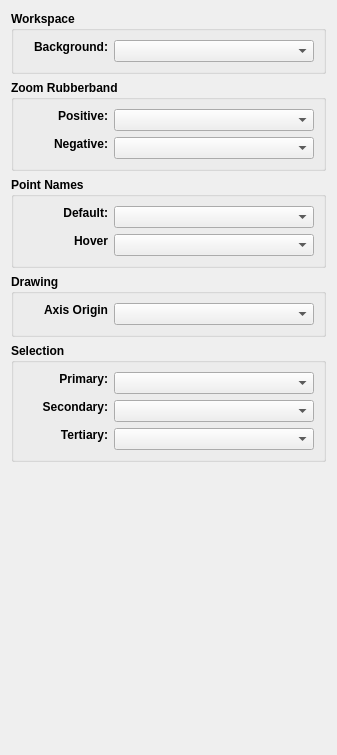
     <widget class="QWidget" name="colorsTab">
      <attribute name="title">
       <string>Colors</string>
      </attribute>
      <layout class="QVBoxLayout" name="verticalLayout_18">
       <item>
        <widget class="QGroupBox" name="groupBox">
         <property name="sizePolicy">
          <sizepolicy hsizetype="Expanding" vsizetype="Preferred">
           <horstretch>0</horstretch>
           <verstretch>0</verstretch>
          </sizepolicy>
         </property>
         <property name="minimumSize">
          <size>
           <width>0</width>
           <height>0</height>
          </size>
         </property>
         <property name="font">
          <font>
           <pointsize>9</pointsize>
           <bold>true</bold>
          </font>
         </property>
         <property name="title">
          <string>Workspace</string>
         </property>
         <layout class="QVBoxLayout" name="verticalLayout_26">
          <item>
           <layout class="QFormLayout" name="formLayout_12">
            <item row="0" column="0">
             <widget class="QLabel" name="bgColor_Label">
              <property name="sizePolicy">
               <sizepolicy hsizetype="Preferred" vsizetype="Fixed">
                <horstretch>0</horstretch>
                <verstretch>0</verstretch>
               </sizepolicy>
              </property>
              <property name="minimumSize">
               <size>
                <width>85</width>
                <height>0</height>
               </size>
              </property>
              <property name="maximumSize">
               <size>
                <width>16777215</width>
                <height>16777215</height>
               </size>
              </property>
              <property name="text">
               <string>Background:</string>
              </property>
              <property name="alignment">
               <set>Qt::AlignRight|Qt::AlignTrailing|Qt::AlignVCenter</set>
              </property>
             </widget>
            </item>
            <item row="0" column="1">
             <widget class="ColorComboBox" name="bgColor_ComboBox">
              <property name="sizePolicy">
               <sizepolicy hsizetype="Preferred" vsizetype="Fixed">
                <horstretch>0</horstretch>
                <verstretch>0</verstretch>
               </sizepolicy>
              </property>
              <property name="minimumSize">
               <size>
                <width>200</width>
                <height>0</height>
               </size>
              </property>
              <property name="maximumSize">
               <size>
                <width>0</width>
                <height>16777215</height>
               </size>
              </property>
              <property name="styleSheet">
               <string notr="true"/>
              </property>
              <property name="maxVisibleItems">
               <number>15</number>
              </property>
              <property name="iconSize">
               <size>
                <width>40</width>
                <height>14</height>
               </size>
              </property>
             </widget>
            </item>
           </layout>
          </item>
         </layout>
        </widget>
       </item>
       <item>
        <widget class="QGroupBox" name="zoomRubberBandGroupBox">
         <property name="sizePolicy">
          <sizepolicy hsizetype="Expanding" vsizetype="Preferred">
           <horstretch>0</horstretch>
           <verstretch>0</verstretch>
          </sizepolicy>
         </property>
         <property name="minimumSize">
          <size>
           <width>0</width>
           <height>0</height>
          </size>
         </property>
         <property name="maximumSize">
          <size>
           <width>16777215</width>
           <height>16777215</height>
          </size>
         </property>
         <property name="font">
          <font>
           <pointsize>9</pointsize>
           <bold>true</bold>
          </font>
         </property>
         <property name="title">
          <string>Zoom Rubberband</string>
         </property>
         <layout class="QVBoxLayout" name="verticalLayout_12">
          <item>
           <layout class="QFormLayout" name="formLayout">
            <item row="0" column="0">
             <widget class="QLabel" name="zrbPositiveColorLabel">
              <property name="sizePolicy">
               <sizepolicy hsizetype="Preferred" vsizetype="Fixed">
                <horstretch>0</horstretch>
                <verstretch>0</verstretch>
               </sizepolicy>
              </property>
              <property name="minimumSize">
               <size>
                <width>85</width>
                <height>0</height>
               </size>
              </property>
              <property name="font">
               <font>
                <pointsize>9</pointsize>
                <bold>true</bold>
               </font>
              </property>
              <property name="text">
               <string>Positive:</string>
              </property>
              <property name="alignment">
               <set>Qt::AlignRight|Qt::AlignTrailing|Qt::AlignVCenter</set>
              </property>
             </widget>
            </item>
            <item row="0" column="1">
             <widget class="ColorComboBox" name="zrbPositiveColor_ComboBox">
              <property name="sizePolicy">
               <sizepolicy hsizetype="Preferred" vsizetype="Fixed">
                <horstretch>0</horstretch>
                <verstretch>0</verstretch>
               </sizepolicy>
              </property>
              <property name="minimumSize">
               <size>
                <width>200</width>
                <height>0</height>
               </size>
              </property>
              <property name="maximumSize">
               <size>
                <width>0</width>
                <height>16777215</height>
               </size>
              </property>
              <property name="styleSheet">
               <string notr="true"/>
              </property>
              <property name="maxVisibleItems">
               <number>15</number>
              </property>
              <property name="iconSize">
               <size>
                <width>40</width>
                <height>14</height>
               </size>
              </property>
             </widget>
            </item>
            <item row="1" column="0">
             <widget class="QLabel" name="zrbNegativeColorLabel">
              <property name="sizePolicy">
               <sizepolicy hsizetype="Preferred" vsizetype="Fixed">
                <horstretch>0</horstretch>
                <verstretch>0</verstretch>
               </sizepolicy>
              </property>
              <property name="minimumSize">
               <size>
                <width>85</width>
                <height>0</height>
               </size>
              </property>
              <property name="maximumSize">
               <size>
                <width>16777215</width>
                <height>16777215</height>
               </size>
              </property>
              <property name="font">
               <font>
                <pointsize>9</pointsize>
                <bold>true</bold>
               </font>
              </property>
              <property name="text">
               <string>Negative:</string>
              </property>
              <property name="alignment">
               <set>Qt::AlignRight|Qt::AlignTrailing|Qt::AlignVCenter</set>
              </property>
             </widget>
            </item>
            <item row="1" column="1">
             <widget class="ColorComboBox" name="zrbNegativeColor_ComboBox">
              <property name="sizePolicy">
               <sizepolicy hsizetype="Preferred" vsizetype="Fixed">
                <horstretch>0</horstretch>
                <verstretch>0</verstretch>
               </sizepolicy>
              </property>
              <property name="maximumSize">
               <size>
                <width>200</width>
                <height>16777215</height>
               </size>
              </property>
              <property name="styleSheet">
               <string notr="true"/>
              </property>
              <property name="maxVisibleItems">
               <number>15</number>
              </property>
              <property name="iconSize">
               <size>
                <width>40</width>
                <height>14</height>
               </size>
              </property>
             </widget>
            </item>
           </layout>
          </item>
         </layout>
        </widget>
       </item>
       <item>
        <widget class="QGroupBox" name="pointNames_GroupBox">
         <property name="sizePolicy">
          <sizepolicy hsizetype="Expanding" vsizetype="Preferred">
           <horstretch>0</horstretch>
           <verstretch>0</verstretch>
          </sizepolicy>
         </property>
         <property name="minimumSize">
          <size>
           <width>0</width>
           <height>0</height>
          </size>
         </property>
         <property name="maximumSize">
          <size>
           <width>16777215</width>
           <height>16777215</height>
          </size>
         </property>
         <property name="font">
          <font>
           <pointsize>9</pointsize>
           <bold>true</bold>
          </font>
         </property>
         <property name="title">
          <string>Point Names</string>
         </property>
         <layout class="QVBoxLayout" name="verticalLayout_13">
          <item>
           <layout class="QFormLayout" name="formLayout_7">
            <item row="0" column="0">
             <widget class="QLabel" name="pontNameColor_Label">
              <property name="sizePolicy">
               <sizepolicy hsizetype="Preferred" vsizetype="Fixed">
                <horstretch>0</horstretch>
                <verstretch>0</verstretch>
               </sizepolicy>
              </property>
              <property name="minimumSize">
               <size>
                <width>85</width>
                <height>0</height>
               </size>
              </property>
              <property name="font">
               <font>
                <pointsize>9</pointsize>
                <bold>true</bold>
               </font>
              </property>
              <property name="text">
               <string>Default:</string>
              </property>
              <property name="alignment">
               <set>Qt::AlignRight|Qt::AlignTrailing|Qt::AlignVCenter</set>
              </property>
             </widget>
            </item>
            <item row="0" column="1">
             <widget class="ColorComboBox" name="pointNameColor_ComboBox">
              <property name="sizePolicy">
               <sizepolicy hsizetype="Preferred" vsizetype="Fixed">
                <horstretch>0</horstretch>
                <verstretch>0</verstretch>
               </sizepolicy>
              </property>
              <property name="maximumSize">
               <size>
                <width>200</width>
                <height>16777215</height>
               </size>
              </property>
              <property name="styleSheet">
               <string notr="true"/>
              </property>
              <property name="maxVisibleItems">
               <number>15</number>
              </property>
              <property name="iconSize">
               <size>
                <width>40</width>
                <height>14</height>
               </size>
              </property>
             </widget>
            </item>
            <item row="1" column="0">
             <widget class="QLabel" name="pontNameHoverColor_Label">
              <property name="sizePolicy">
               <sizepolicy hsizetype="Preferred" vsizetype="Fixed">
                <horstretch>0</horstretch>
                <verstretch>0</verstretch>
               </sizepolicy>
              </property>
              <property name="minimumSize">
               <size>
                <width>85</width>
                <height>0</height>
               </size>
              </property>
              <property name="maximumSize">
               <size>
                <width>16777215</width>
                <height>16777215</height>
               </size>
              </property>
              <property name="font">
               <font>
                <pointsize>9</pointsize>
                <bold>true</bold>
               </font>
              </property>
              <property name="text">
               <string>Hover</string>
              </property>
              <property name="alignment">
               <set>Qt::AlignRight|Qt::AlignTrailing|Qt::AlignVCenter</set>
              </property>
             </widget>
            </item>
            <item row="1" column="1">
             <widget class="ColorComboBox" name="pointNameHoverColor_ComboBox">
              <property name="sizePolicy">
               <sizepolicy hsizetype="Preferred" vsizetype="Fixed">
                <horstretch>0</horstretch>
                <verstretch>0</verstretch>
               </sizepolicy>
              </property>
              <property name="maximumSize">
               <size>
                <width>200</width>
                <height>16777215</height>
               </size>
              </property>
              <property name="styleSheet">
               <string notr="true"/>
              </property>
              <property name="maxVisibleItems">
               <number>15</number>
              </property>
              <property name="iconSize">
               <size>
                <width>40</width>
                <height>14</height>
               </size>
              </property>
             </widget>
            </item>
           </layout>
          </item>
         </layout>
        </widget>
       </item>
       <item>
        <widget class="QGroupBox" name="drawing_GroupBox">
         <property name="sizePolicy">
          <sizepolicy hsizetype="Expanding" vsizetype="Preferred">
           <horstretch>0</horstretch>
           <verstretch>0</verstretch>
          </sizepolicy>
         </property>
         <property name="minimumSize">
          <size>
           <width>0</width>
           <height>0</height>
          </size>
         </property>
         <property name="maximumSize">
          <size>
           <width>16777215</width>
           <height>16777215</height>
          </size>
         </property>
         <property name="font">
          <font>
           <pointsize>9</pointsize>
           <bold>true</bold>
          </font>
         </property>
         <property name="title">
          <string>Drawing</string>
         </property>
         <layout class="QVBoxLayout" name="verticalLayout_14">
          <item>
           <layout class="QFormLayout" name="formLayout_8">
            <item row="0" column="0">
             <widget class="QLabel" name="axisOrginColor_Label">
              <property name="sizePolicy">
               <sizepolicy hsizetype="Preferred" vsizetype="Fixed">
                <horstretch>0</horstretch>
                <verstretch>0</verstretch>
               </sizepolicy>
              </property>
              <property name="minimumSize">
               <size>
                <width>85</width>
                <height>0</height>
               </size>
              </property>
              <property name="font">
               <font>
                <pointsize>9</pointsize>
                <bold>true</bold>
               </font>
              </property>
              <property name="text">
               <string>Axis Origin</string>
              </property>
              <property name="alignment">
               <set>Qt::AlignRight|Qt::AlignTrailing|Qt::AlignVCenter</set>
              </property>
             </widget>
            </item>
            <item row="0" column="1">
             <widget class="ColorComboBox" name="axisOrginColor_ComboBox">
              <property name="sizePolicy">
               <sizepolicy hsizetype="Preferred" vsizetype="Fixed">
                <horstretch>0</horstretch>
                <verstretch>0</verstretch>
               </sizepolicy>
              </property>
              <property name="maximumSize">
               <size>
                <width>200</width>
                <height>16777215</height>
               </size>
              </property>
              <property name="styleSheet">
               <string notr="true"/>
              </property>
              <property name="maxVisibleItems">
               <number>15</number>
              </property>
              <property name="iconSize">
               <size>
                <width>40</width>
                <height>14</height>
               </size>
              </property>
             </widget>
            </item>
           </layout>
          </item>
         </layout>
        </widget>
       </item>
       <item>
        <widget class="QGroupBox" name="selection_GroupBox">
         <property name="sizePolicy">
          <sizepolicy hsizetype="Expanding" vsizetype="Preferred">
           <horstretch>0</horstretch>
           <verstretch>0</verstretch>
          </sizepolicy>
         </property>
         <property name="minimumSize">
          <size>
           <width>0</width>
           <height>0</height>
          </size>
         </property>
         <property name="font">
          <font>
           <pointsize>9</pointsize>
           <bold>true</bold>
          </font>
         </property>
         <property name="title">
          <string>Selection</string>
         </property>
         <layout class="QVBoxLayout" name="verticalLayout_22">
          <item>
           <layout class="QFormLayout" name="formLayout_9">
            <item row="0" column="0">
             <widget class="QLabel" name="primarySupportColor_Label">
              <property name="sizePolicy">
               <sizepolicy hsizetype="Preferred" vsizetype="Fixed">
                <horstretch>0</horstretch>
                <verstretch>0</verstretch>
               </sizepolicy>
              </property>
              <property name="minimumSize">
               <size>
                <width>85</width>
                <height>0</height>
               </size>
              </property>
              <property name="font">
               <font>
                <pointsize>9</pointsize>
                <bold>true</bold>
               </font>
              </property>
              <property name="text">
               <string>Primary:</string>
              </property>
              <property name="alignment">
               <set>Qt::AlignRight|Qt::AlignTrailing|Qt::AlignVCenter</set>
              </property>
             </widget>
            </item>
            <item row="0" column="1">
             <widget class="ColorComboBox" name="primarySupportColor_ComboBox">
              <property name="sizePolicy">
               <sizepolicy hsizetype="Preferred" vsizetype="Fixed">
                <horstretch>0</horstretch>
                <verstretch>0</verstretch>
               </sizepolicy>
              </property>
              <property name="maximumSize">
               <size>
                <width>200</width>
                <height>16777215</height>
               </size>
              </property>
              <property name="styleSheet">
               <string notr="true"/>
              </property>
              <property name="maxVisibleItems">
               <number>15</number>
              </property>
              <property name="iconSize">
               <size>
                <width>40</width>
                <height>14</height>
               </size>
              </property>
             </widget>
            </item>
            <item row="1" column="0">
             <widget class="QLabel" name="secondarySupportColor_Label">
              <property name="sizePolicy">
               <sizepolicy hsizetype="Preferred" vsizetype="Fixed">
                <horstretch>0</horstretch>
                <verstretch>0</verstretch>
               </sizepolicy>
              </property>
              <property name="minimumSize">
               <size>
                <width>85</width>
                <height>0</height>
               </size>
              </property>
              <property name="maximumSize">
               <size>
                <width>16777215</width>
                <height>16777215</height>
               </size>
              </property>
              <property name="font">
               <font>
                <pointsize>9</pointsize>
                <bold>true</bold>
               </font>
              </property>
              <property name="text">
               <string>Secondary:</string>
              </property>
              <property name="alignment">
               <set>Qt::AlignRight|Qt::AlignTrailing|Qt::AlignVCenter</set>
              </property>
             </widget>
            </item>
            <item row="1" column="1">
             <widget class="ColorComboBox" name="secondarySupportColor_ComboBox">
              <property name="sizePolicy">
               <sizepolicy hsizetype="Preferred" vsizetype="Fixed">
                <horstretch>0</horstretch>
                <verstretch>0</verstretch>
               </sizepolicy>
              </property>
              <property name="maximumSize">
               <size>
                <width>200</width>
                <height>16777215</height>
               </size>
              </property>
              <property name="styleSheet">
               <string notr="true"/>
              </property>
              <property name="maxVisibleItems">
               <number>15</number>
              </property>
              <property name="iconSize">
               <size>
                <width>40</width>
                <height>14</height>
               </size>
              </property>
             </widget>
            </item>
            <item row="2" column="0">
             <widget class="QLabel" name="tertiarySupportColor_Laabel">
              <property name="sizePolicy">
               <sizepolicy hsizetype="Preferred" vsizetype="Fixed">
                <horstretch>0</horstretch>
                <verstretch>0</verstretch>
               </sizepolicy>
              </property>
              <property name="minimumSize">
               <size>
                <width>85</width>
                <height>0</height>
               </size>
              </property>
              <property name="maximumSize">
               <size>
                <width>16777215</width>
                <height>16777215</height>
               </size>
              </property>
              <property name="font">
               <font>
                <pointsize>9</pointsize>
                <bold>true</bold>
               </font>
              </property>
              <property name="text">
               <string>Tertiary:</string>
              </property>
              <property name="alignment">
               <set>Qt::AlignRight|Qt::AlignTrailing|Qt::AlignVCenter</set>
              </property>
             </widget>
            </item>
            <item row="2" column="1">
             <widget class="ColorComboBox" name="tertiarySupportColor_ComboBox">
              <property name="sizePolicy">
               <sizepolicy hsizetype="Preferred" vsizetype="Fixed">
                <horstretch>0</horstretch>
                <verstretch>0</verstretch>
               </sizepolicy>
              </property>
              <property name="maximumSize">
               <size>
                <width>200</width>
                <height>16777215</height>
               </size>
              </property>
              <property name="styleSheet">
               <string notr="true"/>
              </property>
              <property name="maxVisibleItems">
               <number>15</number>
              </property>
              <property name="iconSize">
               <size>
                <width>40</width>
                <height>14</height>
               </size>
              </property>
             </widget>
            </item>
           </layout>
          </item>
         </layout>
        </widget>
       </item>
       <item>
        <spacer name="verticalSpacer_4">
         <property name="orientation">
          <enum>Qt::Vertical</enum>
         </property>
         <property name="sizeHint" stdset="0">
          <size>
           <width>20</width>
           <height>282</height>
          </size>
         </property>
        </spacer>
       </item>
      </layout>
     </widget>
